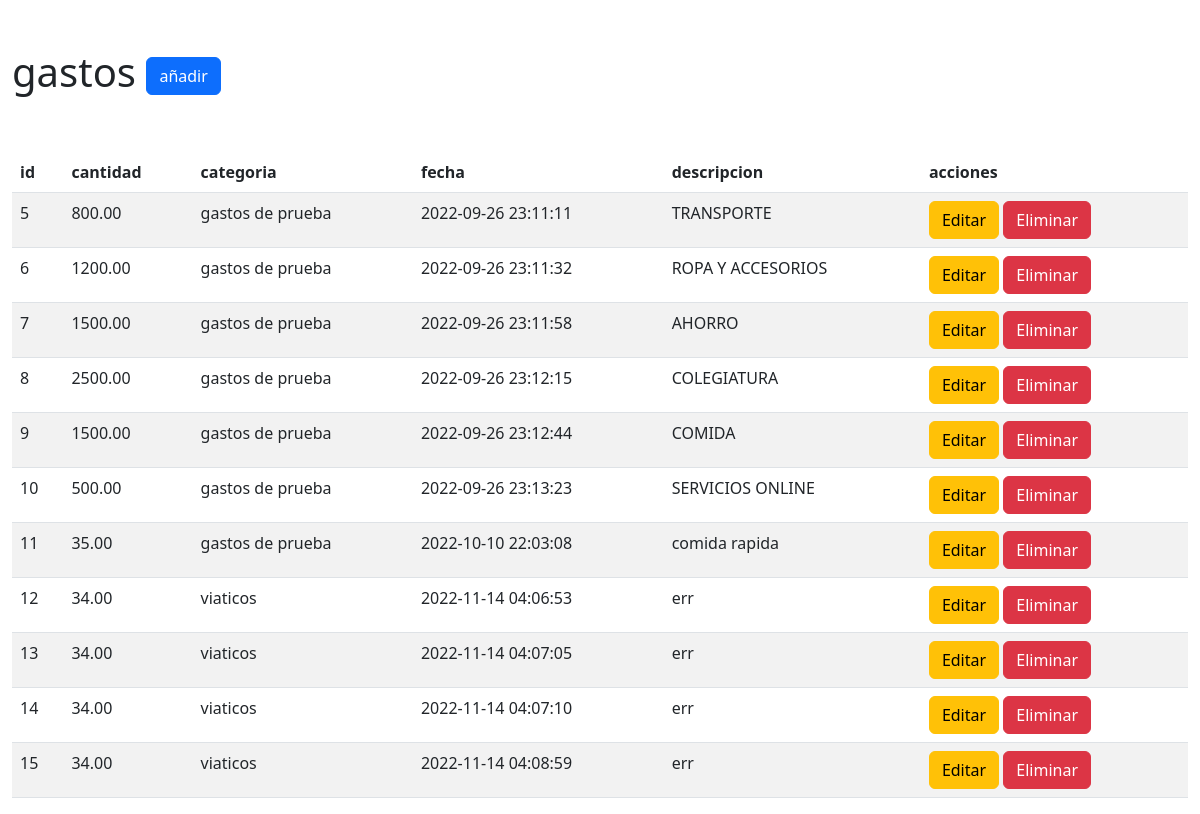
Page /spendingTracker/modulo/gastos/index.php on the committed database.
### tables this page shows
CREATE TABLE `gastos_personales` (
  `id` int(11) NOT NULL,
  `cantidad` float(8,2) NOT NULL,
  `categoria` int(11) NOT NULL,
  `fecha` timestamp NOT NULL DEFAULT current_timestamp() ON UPDATE current_timestamp(),
  `descripcion` varchar(255) NOT NULL
);

CREATE TABLE `gastos_categoria` (
  `id` int(11) NOT NULL,
  `nombre` varchar(25) NOT NULL
);

### spendingTracker/modulo/gastos/index.php (the view, shortened to what this page needs)
<?php
require_once '../../config/config.php';
$query  = "SELECT g.id, g.cantidad, g.descripcion, c.nombre as categoria, g.fecha  FROM gastos_personales g LEFT JOIN gastos_categoria c ON g.categoria = c.id";
$result = $conn->query($query);
?>
<!DOCTYPE html>
<html lang="en">
<head>
    <link href="https://cdn.jsdelivr.net/npm/bootstrap@5.2.2/dist/css/bootstrap.min.css" rel="stylesheet"
>
</head>
<body>
    <div class="container-fluid">
        <div class="row mt-5">
            <div class="col">
                <h1>gastos <a href="../../form-insert.php" class="btn btn-primary">añadir</a></h1>
            </div>
        </div>
        <div class="row mt-5">
            <div class="col">
                <table class="table table-striped table-hover">
                    <thead>
                        <tr>
                            <th>id</th>
                            <th>cantidad</th>
                            <th>categoria</th>
                            <th>fecha</th>
                            <th>descripcion</th>
                            <th>acciones</th>
                        </tr>
                    </thead>
                    <tbody>
                        <?php
while ($row = $result->fetch_assoc()) {
 ?>
                        <tr>
                            <td><?php echo $row['id']; ?> </td>
                            <td><?php echo $row['cantidad']; ?> </td>
                            <td><?php echo $row['categoria']; ?> </td>
                            <td><?php echo $row['fecha']; ?> </td>
                            <td><?php echo $row['descripcion']; ?> </td>
                            <td>
                                <a href="form-update.php?id=<?php echo $row['id']; ?>"
                                    class="btn btn-warning">Editar</a>
                                <a href="config/delete_spending.php?id=<?php echo $row['id']; ?>"
                                    class="btn btn-danger">Eliminar</a>
                            </td>
                        </tr>
                        <?php } ?>
                    </tbody>
                </table>
            </div>
        </div>
    </div>
</body>
</html>

### rows in the picture
gastos_personales: id "5", cantidad "800.00", gastos_categoria.nombre "gastos de prueba", fecha "2022-09-26 23:11:11", descripcion "TRANSPORTE"
gastos_personales: id "6", cantidad "1200.00", gastos_categoria.nombre "gastos de prueba", fecha "2022-09-26 23:11:32", descripcion "ROPA Y ACCESORIOS"
gastos_personales: id "7", cantidad "1500.00", gastos_categoria.nombre "gastos de prueba", fecha "2022-09-26 23:11:58", descripcion "AHORRO"
gastos_personales: id "8", cantidad "2500.00", gastos_categoria.nombre "gastos de prueba", fecha "2022-09-26 23:12:15", descripcion "COLEGIATURA"
gastos_personales: id "9", cantidad "1500.00", gastos_categoria.nombre "gastos de prueba", fecha "2022-09-26 23:12:44", descripcion "COMIDA"
gastos_personales: id "10", cantidad "500.00", gastos_categoria.nombre "gastos de prueba", fecha "2022-09-26 23:13:23", descripcion "SERVICIOS ONLINE"
gastos_personales: id "11", cantidad "35.00", gastos_categoria.nombre "gastos de prueba", fecha "2022-10-10 22:03:08", descripcion "comida rapida"
gastos_personales: id "12", cantidad "34.00", gastos_categoria.nombre "viaticos", fecha "2022-11-14 04:06:53", descripcion "err"
gastos_personales: id "13", cantidad "34.00", gastos_categoria.nombre "viaticos", fecha "2022-11-14 04:07:05", descripcion "err"
gastos_personales: id "14", cantidad "34.00", gastos_categoria.nombre "viaticos", fecha "2022-11-14 04:07:10", descripcion "err"
gastos_personales: id "15", cantidad "34.00", gastos_categoria.nombre "viaticos", fecha "2022-11-14 04:08:59", descripcion "err"
